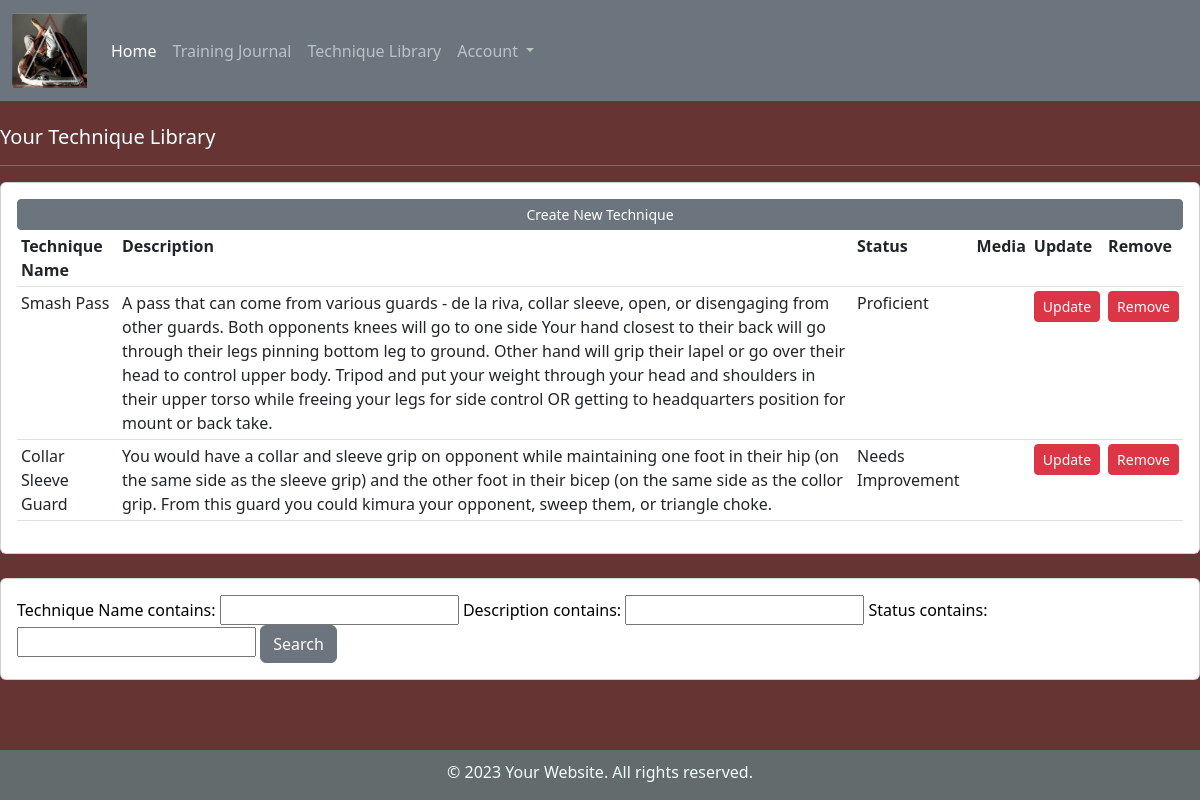
The page /techniquelibrary/ (signed in) on the database its author committed.
### djangoApp/models.py (models this page shows, shortened)
class TechniqueLibraryEntry(models.Model):
    STATUS = (
        ('Needs Improvement', 'Needs Improvement'),
        ('Proficient', 'Proficient'),
        ('Mastered', 'Mastered'),
    )
    id = models.AutoField(primary_key=True)
    user = models.ForeignKey(User, on_delete=models.CASCADE, null=True)
    Technique_Name = models.CharField(max_length=200, null=True)
    Description = models.TextField(blank=True, null=True)
    Date_Added = models.DateTimeField(auto_now_add=True, null=True)
    Status = models.CharField(max_length=200, null=True, choices=STATUS)
    image = models.ImageField(upload_to='technique_library_images/', blank=True, null=True)
    video = models.FileField(upload_to='technique_library_videos/', blank=True, null=True)

### djangoApp/views.py (the view)
# urls.py: path('techniquelibrary/', views.techniquelibrary, name='techniquelibrary'),
@login_required(login_url='loginpage')
def techniquelibrary(request):
   current_user=request.user
   techniqueentry = TechniqueLibraryEntry.objects.filter(user=current_user)
   tFilter = TechniqueLibraryFilter(request.GET, queryset=techniqueentry)
   techniqueentry = tFilter.qs
   context = {'tFilter': tFilter, 'techniqueentry': techniqueentry}
   return render(request, 'djangoApp/techniquelibrary.html', context)

### djangoApp/templates/djangoApp/techniquelibrary.html (shortened to what this page needs)
{% extends 'djangoApp/home.html' %}
{% block content %}
    <br>
<div class="row">
    <div class="col-md-12">
        <h5>Your Technique Library</h5>
        <hr>
        <div class = "card card-body">
            <a class="btn btn-secondary btn-sm btn-block" href ="{% url 'techniqueform' %}">Create New Technique
            </a>
            <table class="table table-sm">
                <tr>
                    <th>Technique Name</th>
                    <th>Description</th>
                    <th>Status</th>
                    <th>Media</th>
                    <th>Update</th>
                    <th>Remove</th>
                </tr>
                {% for i in techniqueentry %}
                    <tr>
                        <td>{{i.Technique_Name}}</td>
                        <td>{{i.Description}}</td>
                        <td>{{i.Status}}</td>
                        <td>
                        </td>
                        <td><a class="btn btn-secondary btn-sm btn-danger" href="{% url 'updatetechnique' i.id %}">Update</a></td>
                        <td><a class="btn btn-secondary btn-sm btn-danger" href="{% url 'deletetechnique' i.id %}">Remove</a></td>
                    </tr>
                {% endfor %}
            </table>
        </div>
        </div>
    </div>
<br>
<div class="row">
    <div class="col-md-12">
        <div class="card card-body">
            <form style="color:black" method="get">
                {{tFilter.form}}
            <button class="btn btn-secondary" type="submit">Search</button>
            </form>
        </div>
    </div>
</div>
{% endblock %}

### djangoApp/templates/djangoApp/main.html (style rules this page uses)
body { background-color: rgb(103, 52, 52); color:azure }

### rows shown on the page
TechniqueLibraryEntry: Technique_Name "Smash Pass", Description "A pass that can come from various guards - de la riva, collar sleeve, open, or disengaging from other guards. Both opponents knees will go to one side Your hand closest to their back will go through their legs pinning bottom leg to ground. Other hand will grip their lapel or go over their head to control upper body. Tripod and put your weight through your head and shoulders in their upper torso while freeing your legs for side control OR getting to headquarters position for mount or back take.", Status "Proficient"
TechniqueLibraryEntry: Technique_Name "Collar Sleeve Guard", Description "You would have a collar and sleeve grip on opponent while maintaining one foot in their hip (on the same side as the sleeve grip) and the other foot in their bicep (on the same side as the collor grip. From this guard you could kimura your opponent, sweep them, or triangle choke.", Status "Needs Improvement"
